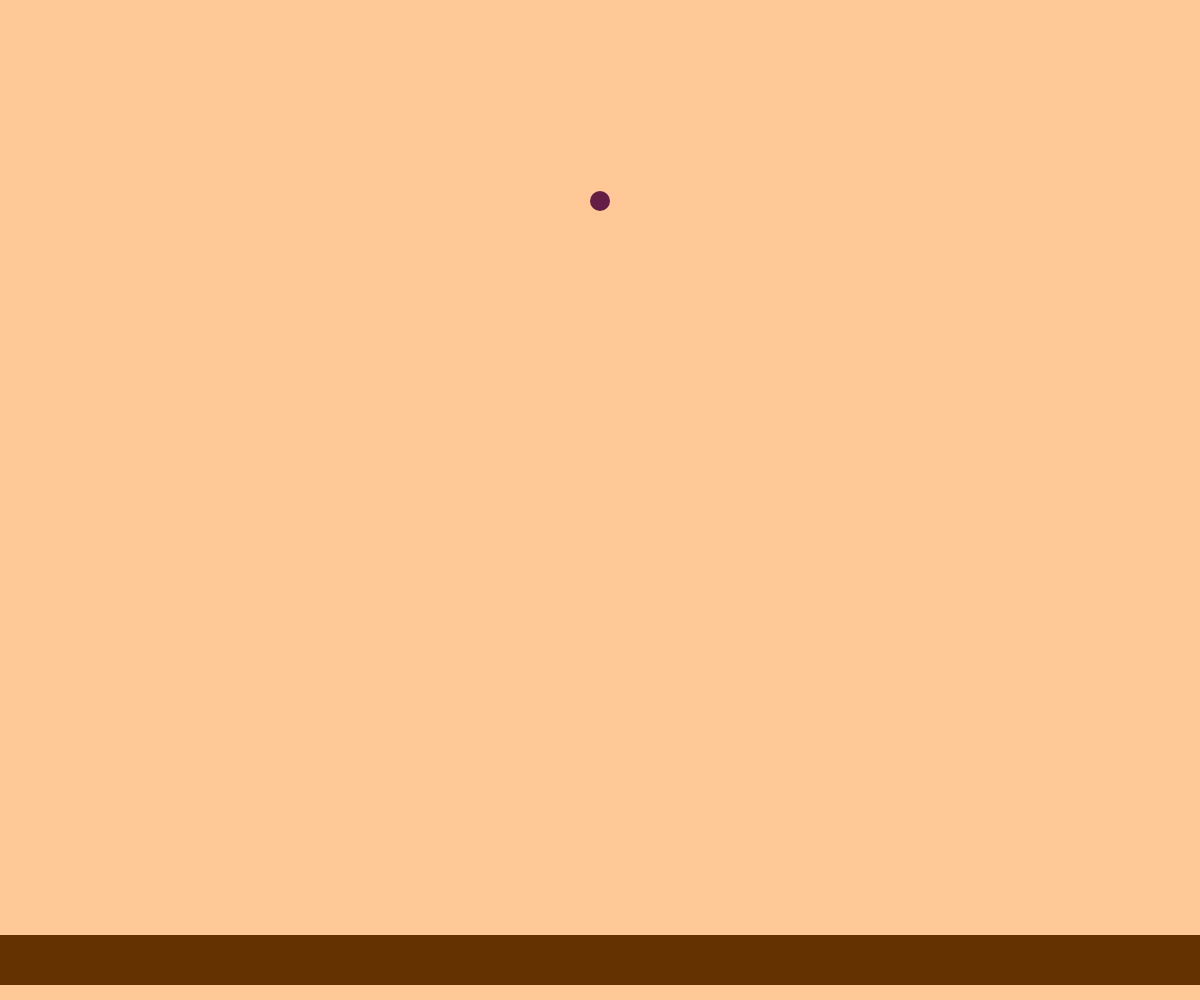
Frame 1 (no input)
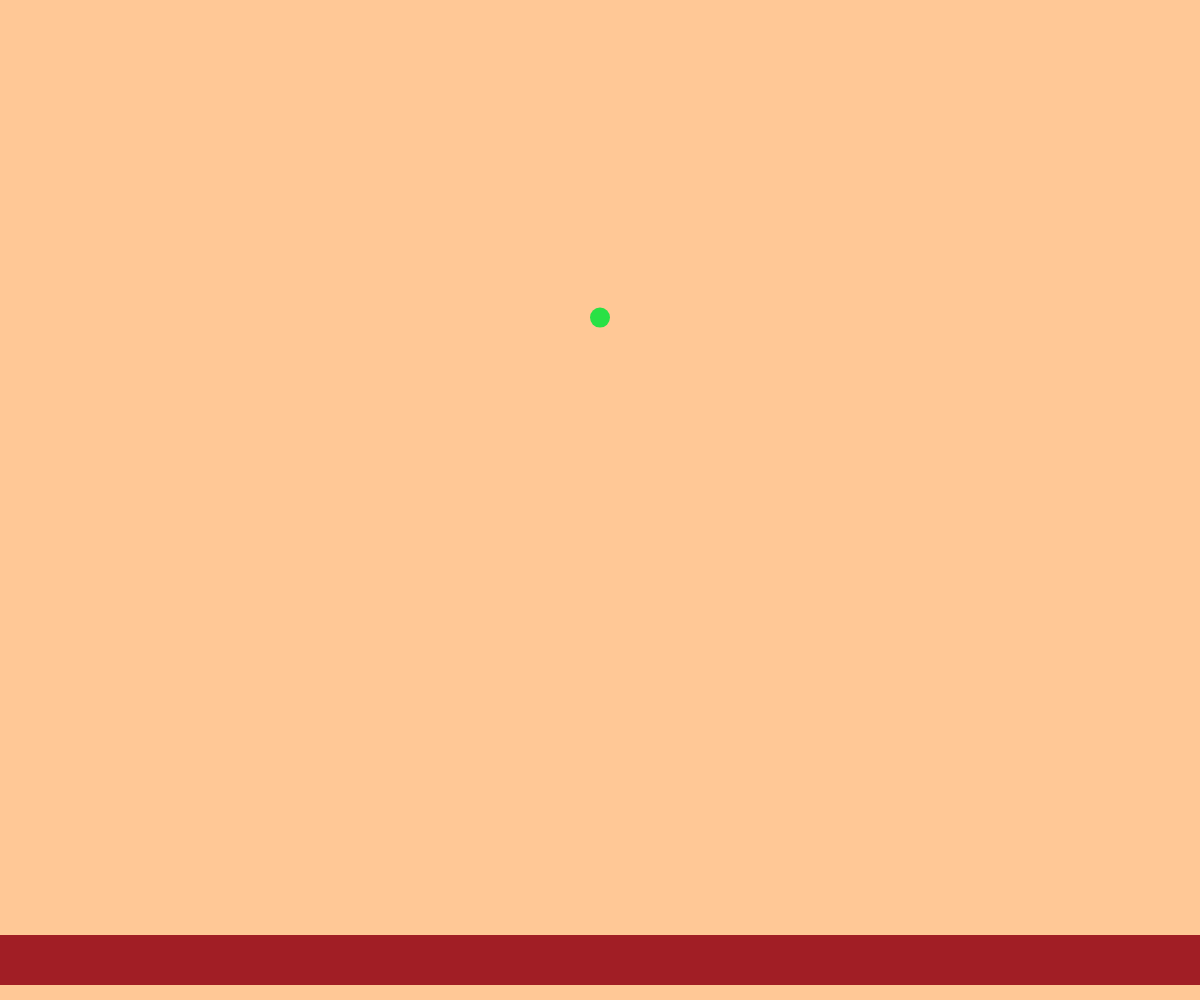
Frame 60 (no input)
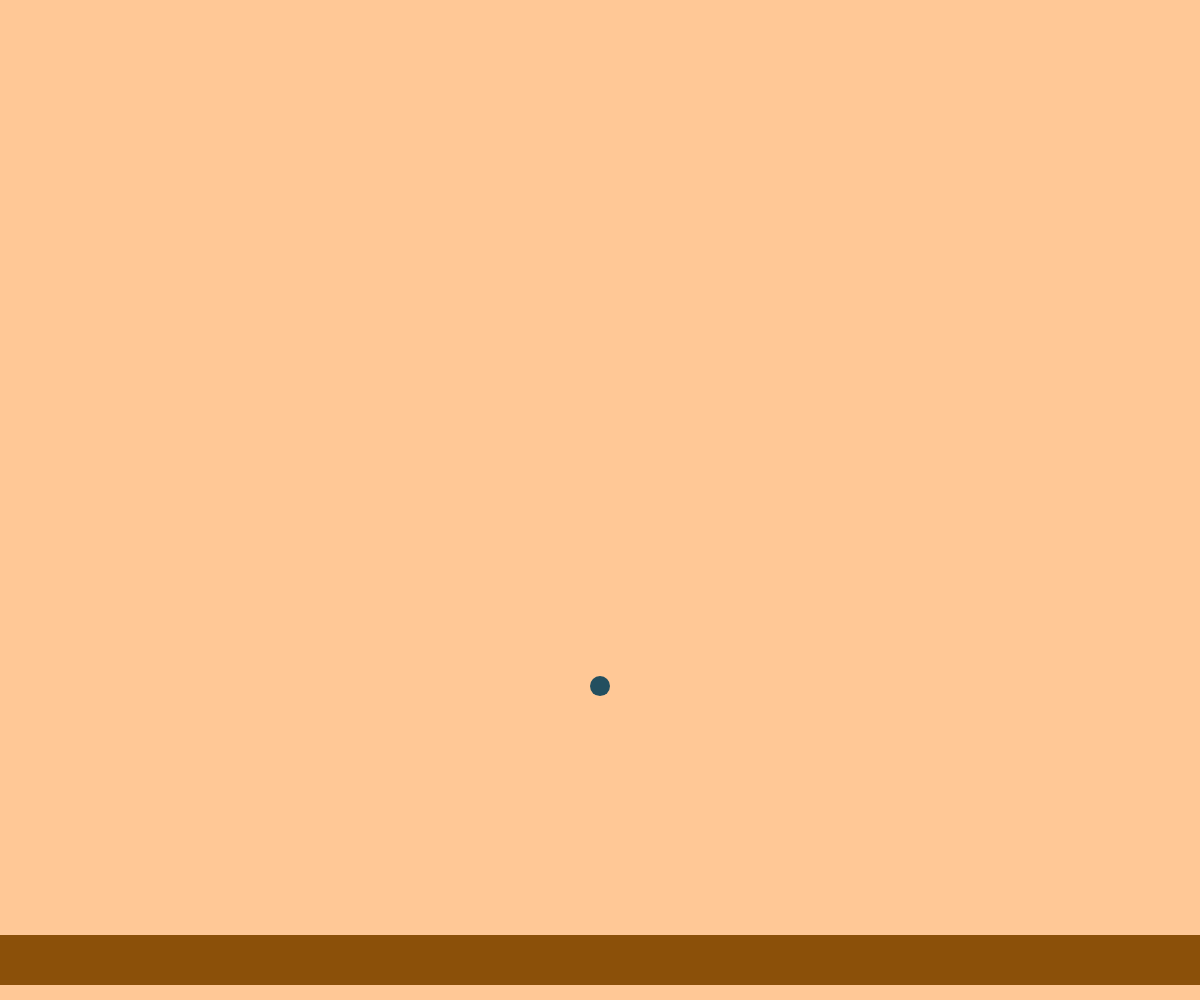
Frame 120 (the mouse pressed at the canvas centre since frame 60)

The p5.js sketch that drew these frames (run headless with seeded random() and noise() and a simulated clock; from frame 60 on, the mouse is pressed at the canvas centre):

// p5.js sketch
// ── sketch.js
let posx, posy, vel, diam, rad, esp, margen, piso;
let pelotaColor;
let pisoColor;



function setup() {
  createCanvas(windowWidth, windowHeight);
  posx = windowWidth / 2;
  posy = windowHeight * 0.2;
  rectMode(CENTER);
  diam = random(10, 50);
  rad = diam / 2;
  esp = 50;
  margen = 40;
  piso = windowHeight - margen - esp / 2;
  vel = 0;
  acel = 0.98;
  pelotaColor = color(100, 30, 70);
  pisoColor = color(100, 50, 0)
  // frameRate(3);



}
function draw() {
  background(255, 200, 150);

  actualizar();

  noStroke();
  fill(pelotaColor);
  circle(posx, posy, 20);
  fill(pisoColor);
  rect(windowWidth / 2, windowHeight - margen, windowWidth, esp);


}


function actualizar() {
  vel += acel;
  posy += vel;

  if (posy >= piso - rad) {
    print('ya');
    vel *= -1;
    posy += vel;

    pelotaColor = color(random(200), random(300), random(200));
    pisoColor = color(random(200), random(100), random(150));
  }

}
